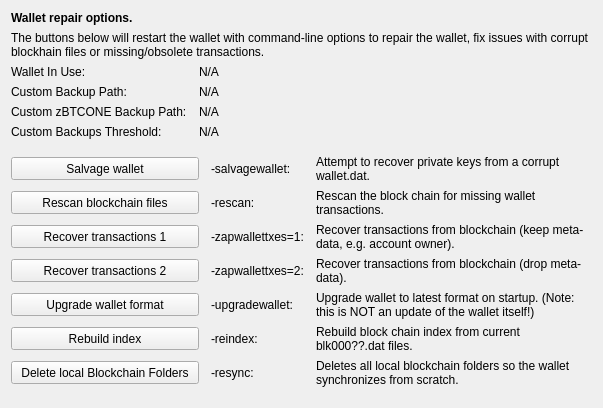
     <widget class="QWidget" name="tab_repair">
      <attribute name="title">
       <string>&amp;Wallet Repair</string>
      </attribute>
      <layout class="QGridLayout" name="gridLayout_4" columnstretch="0,0,0,0">
       <property name="horizontalSpacing">
        <number>12</number>
       </property>
       <item row="0" column="0" colspan="4">
        <widget class="QLabel" name="label_repair_header">
         <property name="font">
          <font>
           <weight>75</weight>
           <bold>true</bold>
          </font>
         </property>
         <property name="text">
          <string>Wallet repair options.</string>
         </property>
        </widget>
       </item>
       <item row="1" column="0" colspan="4">
        <widget class="QLabel" name="label_repair_helptext">
         <property name="font">
          <font>
           <weight>50</weight>
           <bold>false</bold>
          </font>
         </property>
         <property name="text">
          <string>The buttons below will restart the wallet with command-line options to repair the wallet, fix issues with corrupt blockhain files or missing/obsolete transactions.</string>
         </property>
         <property name="wordWrap">
          <bool>true</bool>
         </property>
        </widget>
       </item>
       <item row="2" column="0">
        <widget class="QLabel" name="wallet_path_label">
         <property name="text">
          <string>Wallet In Use:</string>
         </property>
        </widget>
       </item>
       <item row="2" column="1" colspan="3">
        <widget class="QLabel" name="wallet_path">
         <property name="cursor">
          <cursorShape>IBeamCursor</cursorShape>
         </property>
         <property name="text">
          <string>N/A</string>
         </property>
         <property name="textFormat">
          <enum>Qt::PlainText</enum>
         </property>
         <property name="textInteractionFlags">
          <set>Qt::LinksAccessibleByMouse|Qt::TextSelectableByKeyboard|Qt::TextSelectableByMouse</set>
         </property>
        </widget>
       </item>
       <item row="3" column="0">
        <widget class="QLabel" name="wallet_custombackuppath_label">
         <property name="text">
          <string>Custom Backup Path:</string>
         </property>
         <property name="visible">
          <bool>false</bool>
         </property>
        </widget>
       </item>
       <item row="3" column="1" colspan="3">
        <widget class="QLabel" name="wallet_custombackuppath">
         <property name="cursor">
          <cursorShape>IBeamCursor</cursorShape>
         </property>
         <property name="text">
          <string>N/A</string>
         </property>
         <property name="textFormat">
          <enum>Qt::PlainText</enum>
         </property>
         <property name="textInteractionFlags">
          <set>Qt::LinksAccessibleByMouse|Qt::TextSelectableByKeyboard|Qt::TextSelectableByMouse</set>
         </property>
         <property name="visible">
          <bool>false</bool>
         </property>
        </widget>
       </item>
       <item row="4" column="0">
        <widget class="QLabel" name="wallet_customzbtconebackuppath_label">
         <property name="text">
          <string>Custom zBTCONE Backup Path:</string>
         </property>
         <property name="visible">
          <bool>false</bool>
         </property>
        </widget>
       </item>
       <item row="4" column="1" colspan="3">
        <widget class="QLabel" name="wallet_customzbtconebackuppath">
         <property name="cursor">
          <cursorShape>IBeamCursor</cursorShape>
         </property>
         <property name="text">
          <string>N/A</string>
         </property>
         <property name="textFormat">
          <enum>Qt::PlainText</enum>
         </property>
         <property name="textInteractionFlags">
          <set>Qt::LinksAccessibleByMouse|Qt::TextSelectableByKeyboard|Qt::TextSelectableByMouse</set>
         </property>
         <property name="visible">
          <bool>false</bool>
         </property>
        </widget>
       </item>
       <item row="5" column="0">
        <widget class="QLabel" name="wallet_custombackupthreshold_label">
         <property name="text">
          <string>Custom Backups Threshold:</string>
         </property>
         <property name="visible">
          <bool>false</bool>
         </property>
        </widget>
       </item>
       <item row="5" column="1" colspan="3">
        <widget class="QLabel" name="wallet_custombackupthreshold">
         <property name="cursor">
          <cursorShape>IBeamCursor</cursorShape>
         </property>
         <property name="text">
          <string>N/A</string>
         </property>
         <property name="textFormat">
          <enum>Qt::PlainText</enum>
         </property>
         <property name="textInteractionFlags">
          <set>Qt::LinksAccessibleByMouse|Qt::TextSelectableByKeyboard|Qt::TextSelectableByMouse</set>
         </property>
         <property name="visible">
          <bool>false</bool>
         </property>
        </widget>
       </item>
       <item row="6" column="0">
        <spacer name="verticalSpacer_repair1">
         <property name="orientation">
          <enum>Qt::Vertical</enum>
         </property>
         <property name="sizeHint" stdset="0">
          <size>
           <width>10</width>
           <height>10</height>
          </size>
         </property>
        </spacer>
       </item>
       <item row="7" column="0" colspan="2">
        <widget class="QPushButton" name="btn_salvagewallet">
         <property name="minimumSize">
          <size>
           <width>100</width>
           <height>23</height>
          </size>
         </property>
         <property name="text">
          <string>Salvage wallet</string>
         </property>
        </widget>
       </item>
       <item row="7" column="2">
        <widget class="QLabel" name="label_repair_salvage_command">
         <property name="text">
          <string notr="true">-salvagewallet:</string>
         </property>
        </widget>
       </item>
       <item row="7" column="3">
        <widget class="QLabel" name="label_repair_salvage">
         <property name="text">
          <string>Attempt to recover private keys from a corrupt wallet.dat.</string>
         </property>
         <property name="wordWrap">
          <bool>true</bool>
         </property>
        </widget>
       </item>
       <item row="8" column="0" colspan="2">
        <widget class="QPushButton" name="btn_rescan">
         <property name="minimumSize">
          <size>
           <width>100</width>
           <height>23</height>
          </size>
         </property>
         <property name="text">
          <string>Rescan blockchain files</string>
         </property>
        </widget>
       </item>
       <item row="8" column="2">
        <widget class="QLabel" name="label_repair_rescan_command">
         <property name="text">
          <string notr="true">-rescan:</string>
         </property>
        </widget>
       </item>
       <item row="8" column="3">
        <widget class="QLabel" name="label_repair_rescan">
         <property name="text">
          <string>Rescan the block chain for missing wallet transactions.</string>
         </property>
         <property name="wordWrap">
          <bool>true</bool>
         </property>
        </widget>
       </item>
       <item row="9" column="0" colspan="2">
        <widget class="QPushButton" name="btn_zapwallettxes1">
         <property name="minimumSize">
          <size>
           <width>100</width>
           <height>23</height>
          </size>
         </property>
         <property name="text">
          <string>Recover transactions 1</string>
         </property>
        </widget>
       </item>
       <item row="9" column="2">
        <widget class="QLabel" name="label_repair_zap1_command">
         <property name="text">
          <string notr="true">-zapwallettxes=1:</string>
         </property>
        </widget>
       </item>
       <item row="9" column="3">
        <widget class="QLabel" name="label_repair_zap1">
         <property name="text">
          <string>Recover transactions from blockchain (keep meta-data, e.g. account owner).</string>
         </property>
         <property name="wordWrap">
          <bool>true</bool>
         </property>
        </widget>
       </item>
       <item row="10" column="0" colspan="2">
        <widget class="QPushButton" name="btn_zapwallettxes2">
         <property name="minimumSize">
          <size>
           <width>100</width>
           <height>23</height>
          </size>
         </property>
         <property name="text">
          <string>Recover transactions 2</string>
         </property>
        </widget>
       </item>
       <item row="10" column="2">
        <widget class="QLabel" name="label_repair_zap2_command">
         <property name="text">
          <string notr="true">-zapwallettxes=2:</string>
         </property>
        </widget>
       </item>
       <item row="10" column="3">
        <widget class="QLabel" name="label_repair_zap2">
         <property name="text">
          <string>Recover transactions from blockchain (drop meta-data).</string>
         </property>
         <property name="wordWrap">
          <bool>true</bool>
         </property>
        </widget>
       </item>
       <item row="11" column="0" colspan="2">
        <widget class="QPushButton" name="btn_upgradewallet">
         <property name="minimumSize">
          <size>
           <width>100</width>
           <height>23</height>
          </size>
         </property>
         <property name="text">
          <string>Upgrade wallet format</string>
         </property>
        </widget>
       </item>
       <item row="11" column="2">
        <widget class="QLabel" name="label_repair_upgrade_command">
         <property name="text">
          <string notr="true">-upgradewallet:</string>
         </property>
        </widget>
       </item>
       <item row="11" column="3">
        <widget class="QLabel" name="label_repair_upgrade">
         <property name="text">
          <string>Upgrade wallet to latest format on startup. (Note: this is NOT an update of the wallet itself!)</string>
         </property>
         <property name="wordWrap">
          <bool>true</bool>
         </property>
        </widget>
       </item>
       <item row="12" column="0" colspan="2">
        <widget class="QPushButton" name="btn_reindex">
         <property name="minimumSize">
          <size>
           <width>100</width>
           <height>23</height>
          </size>
         </property>
         <property name="text">
          <string>Rebuild index</string>
         </property>
        </widget>
       </item>
       <item row="12" column="2">
        <widget class="QLabel" name="label_repair_reindex_command">
         <property name="text">
          <string notr="true">-reindex:</string>
         </property>
        </widget>
       </item>
       <item row="12" column="3">
        <widget class="QLabel" name="label_repair_reindex">
         <property name="text">
          <string>Rebuild block chain index from current blk000??.dat files.</string>
         </property>
         <property name="wordWrap">
          <bool>true</bool>
         </property>
        </widget>
       </item>
       <item row="13" column="0" colspan="2">
        <widget class="QPushButton" name="btn_resync">
         <property name="minimumSize">
          <size>
           <width>100</width>
           <height>23</height>
          </size>
         </property>
         <property name="text">
          <string>Delete local Blockchain Folders</string>
         </property>
        </widget>
       </item>
       <item row="13" column="2">
        <widget class="QLabel" name="label_repair_resync_command">
         <property name="text">
          <string>-resync:</string>
         </property>
        </widget>
       </item>
       <item row="13" column="3">
        <widget class="QLabel" name="label_repair_resync">
         <property name="text">
          <string>Deletes all local blockchain folders so the wallet synchronizes from scratch.</string>
         </property>
         <property name="wordWrap">
          <bool>true</bool>
         </property>
        </widget>
       </item>
       <item row="14" column="0">
        <spacer name="verticalSpacer_repair2">
         <property name="orientation">
          <enum>Qt::Vertical</enum>
         </property>
         <property name="sizeHint" stdset="0">
          <size>
           <width>20</width>
           <height>10</height>
          </size>
         </property>
        </spacer>
       </item>
      </layout>
     </widget>
